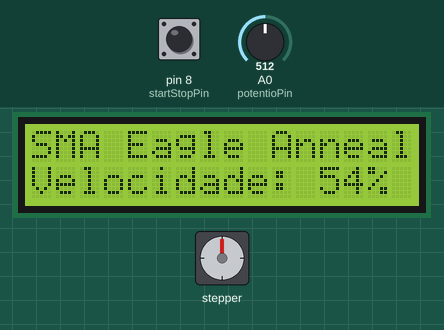
This program was run on a simulated Arduino Uno, built with avr-gcc and run on an emulated ATmega328P. Shown: stepper motor, 16×2 character LCD. Wiring (inferred from the names in the program): stepper motor driver (200 steps per turn assumed): step pin 3; direction pin 2; enable pin 7. Inputs (shaded band) come from the test bench; at power-on: pin 8 (startStopPin) LOW, A0 (potentioPin) = 512.

Above: at 1.3 s.
1.4 s: pin 8 (startStopPin) pulled HIGH for 0.15 s
At 1.85 s:
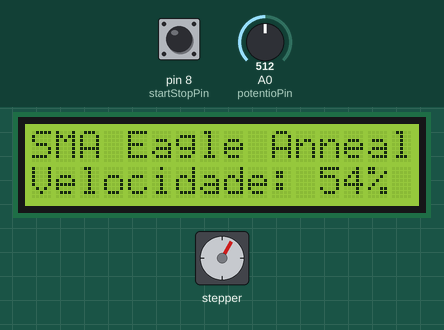
2.1 s: A0 (potentioPin) set to 716
At 2.45 s:
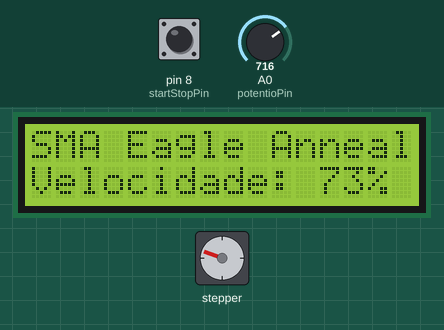
4.7 s: A0 (potentioPin) set to 900
At 4.88 s:
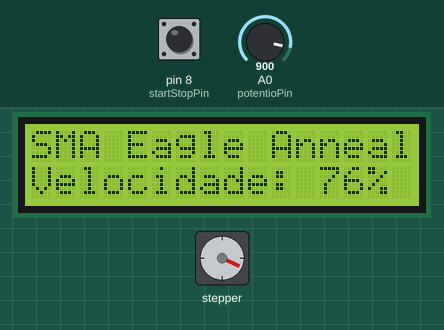
7.7 s: pin 8 (startStopPin) pulled HIGH for 1 s
At 8.6 s:
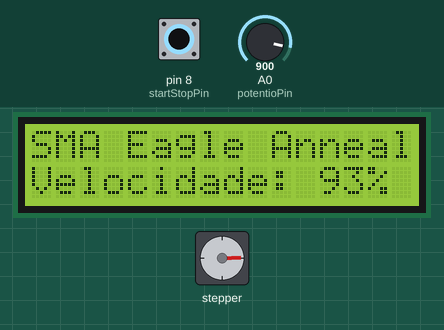
10.2 s: pin 8 (startStopPin) pulled HIGH for 0.15 s
At 10.35 s:
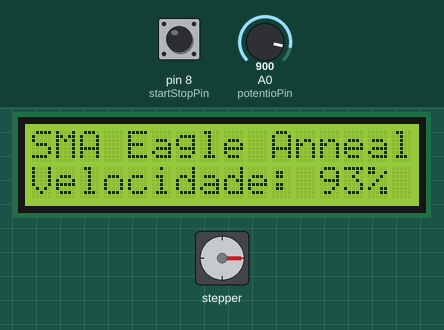
10.9 s: A0 (potentioPin) set to 1023
At 11.55 s:
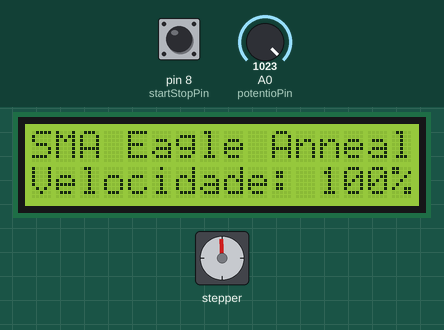
Timing chart, 0 to 14.9 s (numbered marks = the images above; inputs shaded):
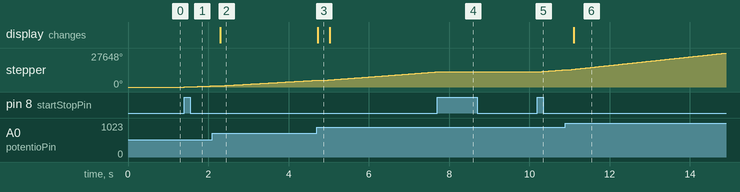

Measured:
- after the input at 1.4 s, stepper: turns 892° clockwise in 0.69 s, starting at once
- after the input at 2.1 s, the display: changes after 0.20 s (image 2)
- after the input at 4.7 s, the display: changes at once (image 3)
- after the input at 7.7 s, stepper: stops changing and stays 12328°
- after the input at 10.2 s, stepper: turns 1715° clockwise in 0.70 s, starting at once
- after the input at 10.9 s, the display: changes after 0.20 s (image 6)

The program:

main.cpp
```cpp
#include <Arduino.h>
#include "StepMotorDriver.hpp"
#include "I2CDisplay.hpp"

#define LCD_ADDR 0X27

// define números de pinos do driver no arduino
const int stepPin = 3;
const int enPin = 7;
const int dirPin = 2;
int startStopPin = 8;

const int potentioPin = A0;

I2CDisplay lcd(LCD_ADDR, 2, 16);
StepMotorDriver stepMotor(dirPin, enPin, stepPin, potentioPin, lcd);

void setup () {
    pinMode(startStopPin, INPUT);

    lcd.begin();
    lcd.lcd.setCursor(0, 0);
    lcd.lcd.print("SMA Eagle Anneal");

    stepMotor.begin();

    Serial.begin(9600);
}


void loop() {
    stepMotor.step(startStopPin);
}  
```
